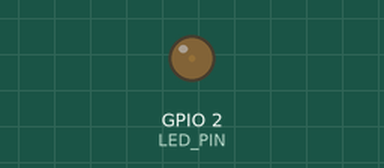
This program was run on a simulated ESP32. On the bench: output pins drawn as LEDs (lit = HIGH). What the program prints to the serial monitor is not drawn.

Above: at 1.05 s.
At 1.65 s:
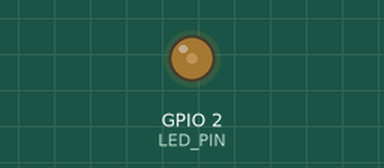
At 2.3 s:
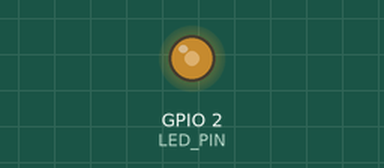
At 3.55 s:
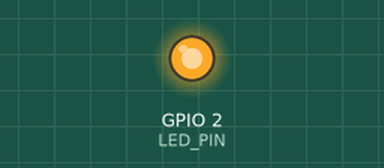
Timing chart, 0 to 6.9 s (numbered marks = the images above):
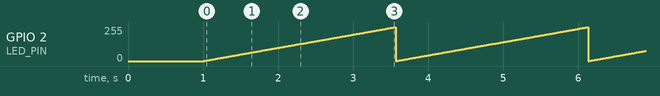

Measured:
- by itself, GPIO 2 (LED_PIN): ramps from 0/255 to 255/255 and jumps back, once every 2.6 s

The program:

main.cpp
```cpp
/**
 * @file main.cpp
 * @brief Program 06: LEDC PWM Ramp (Sawtooth) - ESP32
 */

#include <Arduino.h>

#define LED_PIN     2
#define PWM_FREQ    5000
#define PWM_RES     8

uint8_t duty = 0;

void setup() {
    Serial.begin(115200);
    delay(1000);

    Serial.println("Program 06: PWM Ramp - ESP32\n");

    #if ESP_ARDUINO_VERSION >= ESP_ARDUINO_VERSION_VAL(3, 0, 0)
        ledcAttach(LED_PIN, PWM_FREQ, PWM_RES);
    #else
        ledcSetup(0, PWM_FREQ, PWM_RES);
        ledcAttachPin(LED_PIN, 0);
    #endif
}

void loop() {
    #if ESP_ARDUINO_VERSION >= ESP_ARDUINO_VERSION_VAL(3, 0, 0)
        ledcWrite(LED_PIN, duty);
    #else
        ledcWrite(0, duty);
    #endif

    duty++;  // Auto wrap 255->0

    if (duty == 0) {
        Serial.println("Ramp complete, restarting...");
    }

    delay(10);
}
```
